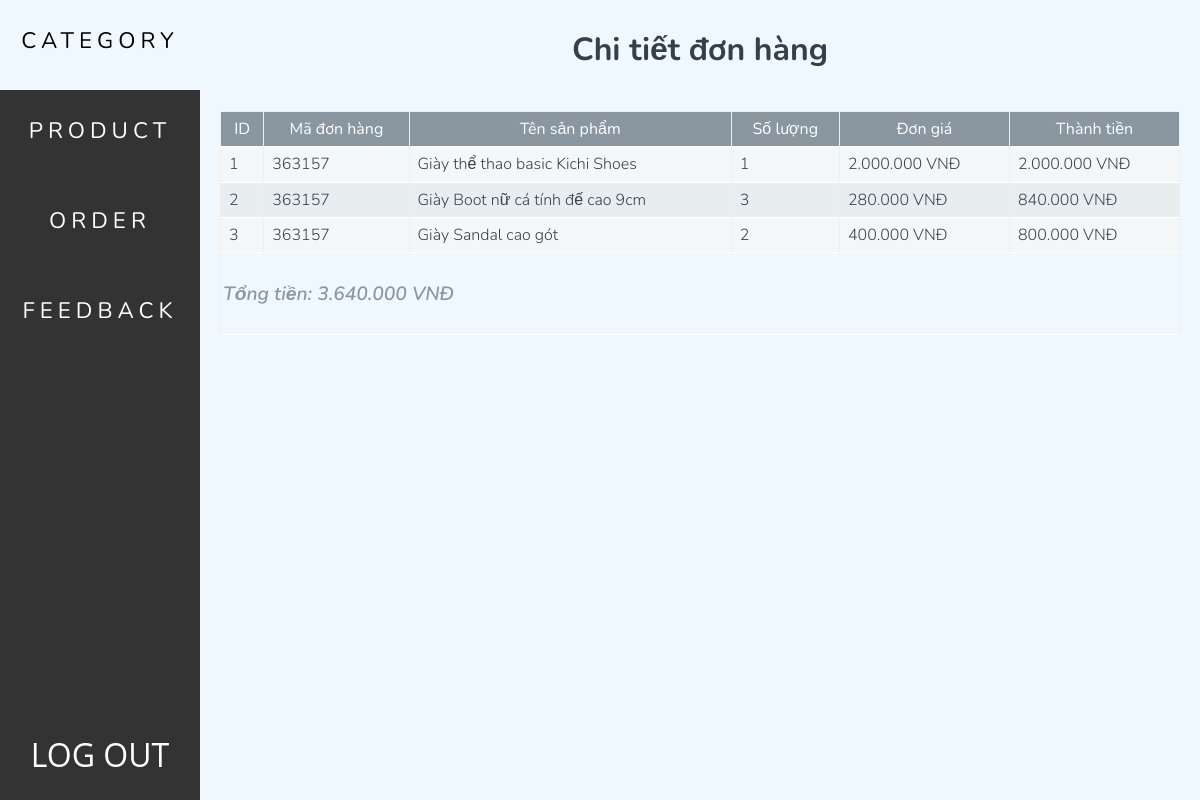
Page /admin/index.php?action=donhang&query=xemdonhang&code=363157 on the committed database.
### tables this page shows
CREATE TABLE `donhang` (
  `id` int(11) NOT NULL,
  `madonhang` varchar(10) NOT NULL,
  `idsanpham` int(11) NOT NULL,
  `soluongsp` int(11) NOT NULL,
  `mau` varchar(50) NOT NULL
);

CREATE TABLE `sanpham` (
  `id` int(11) NOT NULL,
  `masanpham` varchar(200) NOT NULL,
  `tensanpham` varchar(200) NOT NULL,
  `nhasanxuat` varchar(200) NOT NULL,
  `xuatsu` varchar(50) NOT NULL,
  `hinhanh` varchar(50) NOT NULL,
  `mau` varchar(100) NOT NULL,
  `khoiluong` varchar(100) NOT NULL,
  `kichco` varchar(100) NOT NULL,
  `chatlieu` varchar(100) NOT NULL,
  `degiay` varchar(100) NOT NULL,
  `cao` int(20) NOT NULL,
  `gia` varchar(100) NOT NULL,
  `trangthai` int(11) NOT NULL,
  `iddanhmuc` int(11) NOT NULL
);

### admin/models/quanlydonhang/chitietdonhang.php (the view)
<h3 class="title">Chi tiết đơn hàng</h3>
<?php
    $code = $_GET['code'];
    $sql = "select * from donhang,sanpham where donhang.idsanpham=sanpham.id and donhang.madonhang='".$code."' order by donhang.id DESC";
    $query = mysqli_query($connect,$sql);
?>
<table class="table-controllers" border = "1" >
    <form action="models/quanlydanhmuc/xuly.php" method="POST">
        <thead>
            <tr>
                <th>ID</th>
                <th>Mã đơn hàng</th>
                <th>Tên sản phẩm</th>
                <th>Số lượng</th>
                <th>Đơn giá</th>
                <th>Thành tiền</th>
            </tr>
        </thead>
        <tbody>
            <?php
            $i = 0;
            $tongtien = 0;
            while($row = mysqli_fetch_array($query)){
                $i++;
                $thanhtien = $row['gia']*$row['soluongsp'];
                $tongtien += $thanhtien;
            ?>
                <tr>
                    <td><?php echo $i?></td>
                    <td><?php echo $row['madonhang']?></td>
                    <td><?php echo $row['tensanpham']?></td>
                    <td><?php echo $row['soluongsp']?></td>
                    <td><?php echo number_format($row['gia'],0,',','.').' VNĐ'?></td>
                    <td><?php echo number_format($row['gia']*$row['soluongsp'],0,',','.').' VNĐ'?></td>
                </tr>
            <?php
            }
            ?>
            <tfoot>
                <tr>
                <td colspan="6">
                    <p>Tổng tiền: <?php echo number_format($tongtien,0,',','.').' VNĐ'?></p>
                </td>
                </tr>
            </tfoot>
        </tbody>
    </form>
</table>

### assets/css/admin_pages.css (style rules this page uses)
body { display: flex; align-items: center; justify-content: center; font-family: 'Nunito', sans-serif; color: #384047; }
.title { font-size: 2rem; }
.table-controllers, .table-sua, .table-them { border-collapse: collapse; width: 100%; }
table { border-collapse: collapse; font-family: 'Nunito', sans-serif; color: #384047; max-width: 960px; margin: 10px auto; border: none; }
thead th { font-weight: 400; background: #8a97a0; color: #FFF; text-align: center; }
tr { background: #f4f7f8; border-bottom: 1px solid #FFF; margin-bottom: 5px; }
tr:nth-child(even) { background: #e8eeef; }
th, td { text-align: left; padding: 8px; font-weight: 300; }
tfoot tr { background: none; }
tfoot td { padding: 10px 2px; font-size: 1.2em; font-style: italic; color: #8a97a0; font-weight: 600; }

### rows in the picture
donhang: madonhang "363157", idsanpham.tensanpham "Giày thể thao basic Kichi Shoes", soluongsp "1", idsanpham.gia "2.000.000", $row['gia']*$row['soluongsp'] "2.000.000"
donhang: madonhang "363157", idsanpham.tensanpham "Giày Boot nữ cá tính đế cao 9cm", soluongsp "3", idsanpham.gia "280.000", $row['gia']*$row['soluongsp'] "840.000"
donhang: madonhang "363157", idsanpham.tensanpham "Giày Sandal cao gót", soluongsp "2", idsanpham.gia "400.000", $row['gia']*$row['soluongsp'] "800.000"

### other values in the picture
$tongtien "3.640.000"
